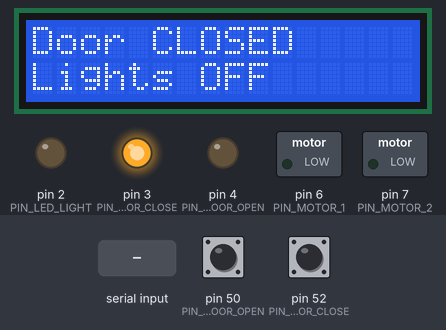
Bench run of a sketch on a simulated Arduino Mega 2560, built with avr-gcc and run on an emulated ATmega2560. Parts: 16×2 character LCD, switched loads named in the sketch (green lamp = pin HIGH), output pins drawn as LEDs (lit = HIGH). The test bench sets the inputs (shaded band); at power-on: pin 50 (PIN_SW_DOOR_OPEN) LOW, pin 52 (PIN_SW_DOOR_CLOSE) HIGH. What the sketch prints to the serial monitor is not drawn.

Above: at 4.2 s.
4.3 s: "open" received over Serial
At 6.5 s:
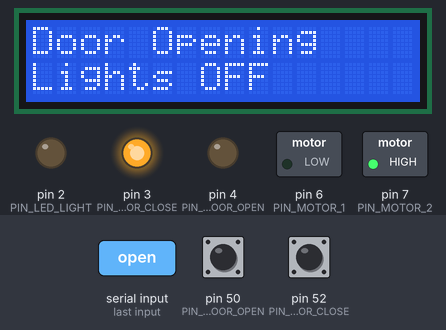
6.8 s: pin 50 (PIN_SW_DOOR_OPEN) pulled HIGH for 0.15 s
At 7.9 s:
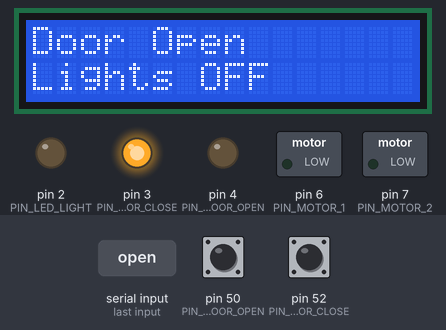
8.4 s: "lon" received over Serial
At 10.6 s:
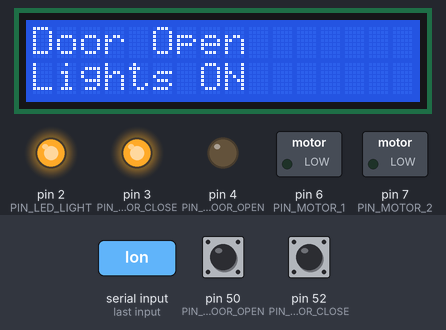
10.9 s: "open" received over Serial
At 13.0 s:
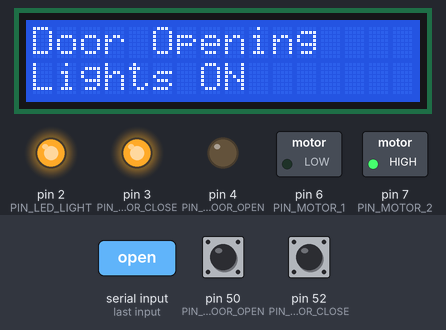
13.4 s: pin 50 (PIN_SW_DOOR_OPEN) pulled HIGH for 1 s
At 13.7 s:
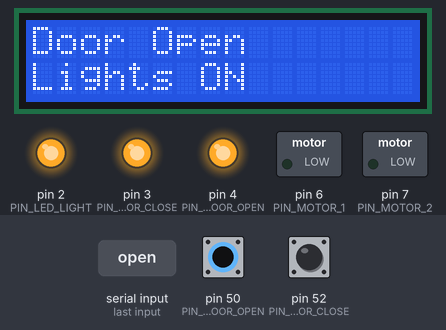
15.9 s: pin 52 (PIN_SW_DOOR_CLOSE) pulled LOW for 0.15 s
At 15.97 s:
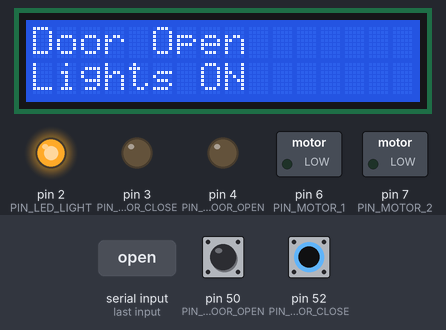
Timing chart, 0 to 18.5 s (numbered marks = the images above; inputs shaded):
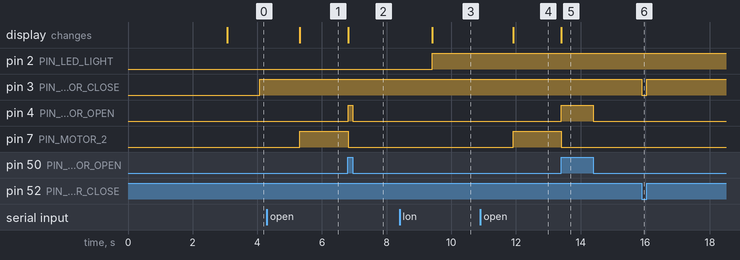

Measured:
- after the input at 4.3 s, pin 7 (PIN_MOTOR_2): LOW → HIGH after 1.0 s; the display: changes after 1.0 s (image 1)
- after the input at 6.8 s, pin 4 (PIN_LED_DOOR_OPEN): LOW → HIGH at once, → LOW 0.14 s later; pin 7 (PIN_MOTOR_2): HIGH → LOW at once; the display: changes at once (image 2)
- after the input at 8.4 s, pin 2 (PIN_LED_LIGHT): LOW → HIGH after 1.0 s; the display: changes after 1.0 s (image 3)
- after the input at 10.9 s, pin 7 (PIN_MOTOR_2): LOW → HIGH after 1.0 s; the display: changes after 1.0 s (image 4)
- after the input at 13.4 s, pin 4 (PIN_LED_DOOR_OPEN): LOW → HIGH at once, → LOW 0.99 s later; pin 7 (PIN_MOTOR_2): HIGH → LOW at once; the display: changes at once (image 5)
- after the input at 15.9 s, pin 3 (PIN_LED_DOOR_CLOSE): HIGH → LOW at once, → HIGH 0.15 s later

The sketch:

code.ino
```cpp
// ++++++++++++++++++++++++++++++++++++++++++++++++++++++++++++++
// ++++++++++++++ Mini Project using Arduino Due ++++++++++++++++
// ++++++++ Functions: Door Open/Close and Lights Control +++++++
// ++++++++++++++++++++++++++++++++++++++++++++++++++++++++++++++

/***********************************************************************************
 * Copyright (c) April 2017 - present Sujaykumar.Hublikar - All Rights Reserved    *
 * Unauthorized copying of this file, via any medium is strictly prohibited        *
 * Proprietary and confidential                                                    *
 * Written by Sujaykumar.Hublikar  <hello@sujaykumarh.com> April 2017           *
 ***********************************************************************************/

#include <LiquidCrystal.h>
//  LCD Declaration
LiquidCrystal lcd(40, 38, 36, 34, 32, 30);

// Pin Declaration
const char PIN_LED_LIGHT = 2;
const char PIN_LED_DOOR_CLOSE = 3;
const char PIN_LED_DOOR_OPEN = 4;

const char PIN_SW_DOOR_OPEN = 50;
const char PIN_SW_DOOR_CLOSE = 52;

const char PIN_MOTOR_1 = 6;
const char PIN_MOTOR_2 = 7;

// Global Varialbles
String serialCommand = "";
String statusLight = "";
bool initialRun = false;
int countDownTimer = 5;

char STATUS_LED_LIGHT = LOW;
char STATUS_LED_DOOR_OPEN = LOW;
char STATUS_LED_DOOR_CLOSE = LOW;

void setup(){
  Serial.begin(9600); // Default Baud rate 9600
  // LCD Configuration
  lcd.begin(16, 2);
  lcd.clear();
  lcd.setCursor(0,0);
  lcd.print("Initilizing...");
  delay(3000);

  // Pin Configuration
  // LED
  pinMode(PIN_LED_LIGHT, OUTPUT);
  pinMode(PIN_LED_DOOR_CLOSE, OUTPUT);
  pinMode(PIN_LED_DOOR_OPEN, OUTPUT);
  // MOTOR
  pinMode(PIN_MOTOR_1, OUTPUT);
  pinMode(PIN_MOTOR_2, OUTPUT);

  // SWITCH
  pinMode(PIN_SW_DOOR_OPEN, INPUT);
  pinMode(PIN_SW_DOOR_CLOSE, INPUT);

  // Default Values
  digitalWrite(PIN_LED_LIGHT, LOW);
  digitalWrite(PIN_LED_DOOR_CLOSE, LOW);
  digitalWrite(PIN_LED_DOOR_OPEN, LOW);
}

void checkDoorStatus(){
  if(digitalRead(PIN_SW_DOOR_CLOSE) != HIGH){
      statusLight = "Closing in ";
      statusLight += countDownTimer;
      showLCD(statusLight);
      if(countDownTimer <= 0) {
        initialRun = true;
        doorClose();
      }
  }else{
    initialRun = true;
    showLCD("Door CLOSED");
  }
}

void loop(){
  digitalWrite(PIN_LED_LIGHT, STATUS_LED_LIGHT);
  digitalWrite(PIN_LED_DOOR_OPEN, STATUS_LED_DOOR_OPEN);
  digitalWrite(PIN_LED_DOOR_CLOSE, STATUS_LED_DOOR_CLOSE);

  STATUS_LED_DOOR_OPEN = digitalRead(PIN_SW_DOOR_OPEN);
  STATUS_LED_DOOR_CLOSE = digitalRead(PIN_SW_DOOR_CLOSE);

  if(!initialRun){
    checkDoorStatus();
    delay(1000);
    countDownTimer--;
  }else{
    if(Serial.available()){
      readCommand();
    }
  }
}

void readCommand(){
  serialCommand = "";
  serialCommand = Serial.readString(); // Generate String form serial input
  //Serial.println("Command: " + serialCommand);
  handleCommand();
}

void handleCommand(){
  // command "open" to open door
  if(serialCommand == "open"){
    if(digitalRead(PIN_SW_DOOR_OPEN) == HIGH){
      Serial.println("Door is OPEN");
    }else{
      doorOpen();
    }
  }

  // command "close" to close door
  if(serialCommand == "close"){
    if(digitalRead(PIN_SW_DOOR_CLOSE) == HIGH){
      Serial.println("Door is CLOSED");
    }else{
      doorClose();
    }
  }

  // command "lon" to trun ON lights
  if(serialCommand == "lon"){
    Serial.println("Lights ON");
    STATUS_LED_LIGHT = HIGH;
    updateLCD();
  }

  // command "loff" to trun OFF lights
  if(serialCommand == "loff"){
    Serial.println("Lights OFF");
    STATUS_LED_LIGHT = LOW;
    updateLCD();
  }
}

// open door function
void doorOpen(){
  Serial.println("Opening DOOR");
  showLCD("Door Opening");
  while(digitalRead(PIN_SW_DOOR_OPEN) != HIGH){
    digitalWrite(PIN_MOTOR_1, LOW);
    digitalWrite(PIN_MOTOR_2, HIGH);
  }
  showLCD("Door Open");
  Serial.println("Door OPEN");
  digitalWrite(PIN_MOTOR_1, LOW);
  digitalWrite(PIN_MOTOR_2, LOW);
}

// close door function
void doorClose(){
  Serial.println("Closing DOOR");
  showLCD("Door Closing");

  while(digitalRead(PIN_SW_DOOR_CLOSE) != HIGH){
    digitalWrite(PIN_MOTOR_1, HIGH);
    digitalWrite(PIN_MOTOR_2, LOW);
  }

  showLCD("Door Closed");
  Serial.println("Door CLOSED");

  digitalWrite(PIN_MOTOR_1, LOW);
  digitalWrite(PIN_MOTOR_2, LOW);
}

// LCD display function LINE 1
void showLCD(String msg){
  lcd.clear();
  lcd.setCursor(0,0);
  lcd.print(msg);
  updateLCD();
}

// LCD display function LINE 2
void updateLCD(){
  if(STATUS_LED_LIGHT == HIGH){
    statusLight = "Lights ON";
  }else{
    statusLight = "Lights OFF";
  }
  lcd.setCursor(0,1);
  lcd.print("            ");
  lcd.setCursor(0,1);
  lcd.print(statusLight);
}
```
